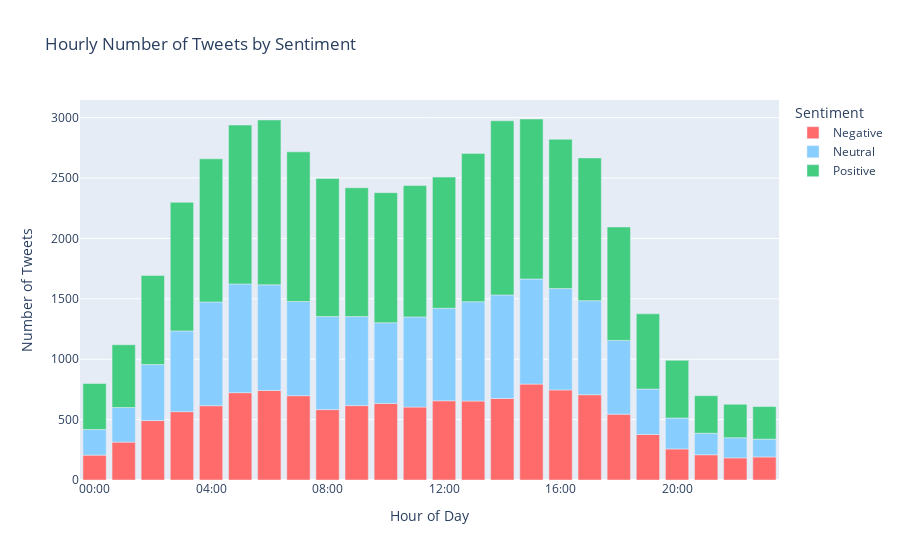

Write notebook code for a chart like this one.
### Code cell
#  Function to format the hour
def format_hour(h: int):
    return f"{h:02d}:00"

# Group by Sentiment and hour, and count the number of tweets
sentiment_hourly = data.groupby(['Sentiment', 'Prcsd_Hour'])['Tweet'].count().reset_index()
sentiment_hourly.columns = ['Sentiment', 'Hour of Day', 'Number of Tweets']
sentiment_hourly['Hour of Day'] = sentiment_hourly['Hour of Day'].apply(format_hour)

# Create a bar plot
fig = px.bar(
    sentiment_hourly,
    x='Hour of Day',
    y='Number of Tweets',
    color='Sentiment',
    color_discrete_sequence=['#FF6A6A', '#87CEFF', '#43CD80'],
    title='Hourly Number of Tweets by Sentiment',
)

# Customize the x-axis tick positions and labels
custom_x_ticks = [format_hour(h) for h in range(0, 24, 4)]  # Every 4 hours
fig.update_xaxes(
    tickvals=[format_hour(h) for h in range(0, 24, 4)],
    ticktext=custom_x_ticks,
)

fig.update_layout(
    xaxis_title='Hour of Day',
    yaxis_title='Number of Tweets',
    legend_title='Sentiment',
)

fig.show()

### Figure 1 — Plotly figure (JSON) as saved in the notebook; plotly's stock layout.template omitted (floating-point values rounded to 4 significant figures)
{"data": [{"alignmentgroup": "True", "hovertemplate": "Sentiment=Negative<br>Hour of Day=%{x}<br>Number of Tweets=%{y}<extra></extra>", "legendgroup": "Negative", "marker": {"color": "#FF6A6A", "pattern": {"shape": ""}}, "name": "Negative", "offsetgroup": "Negative", "orientation": "v", "showlegend": true, "textposition": "auto", "type": "bar", "x": ["00:00", "01:00", "02:00", "03:00", "04:00", "05:00", "06:00", "07:00", "08:00", "09:00", "10:00", "11:00", "12:00", "13:00", "14:00", "15:00", "16:00", "17:00", "18:00", "19:00", "20:00", "21:00", "22:00", "23:00"], "xaxis": "x", "y": [206, 314, 492, 566, 615, 723, 741, 698, 583, 616, 634, 604, 656, 654, 675, 794, 746, 706, 545, 377, 257, 209, 183, 191], "yaxis": "y"}, {"alignmentgroup": "True", "hovertemplate": "Sentiment=Neutral<br>Hour of Day=%{x}<br>Number of Tweets=%{y}<extra></extra>", "legendgroup": "Neutral", "marker": {"color": "#87CEFF", "pattern": {"shape": ""}}, "name": "Neutral", "offsetgroup": "Neutral", "orientation": "v", "showlegend": true, "textposition": "auto", "type": "bar", "x": ["00:00", "01:00", "02:00", "03:00", "04:00", "05:00", "06:00", "07:00", "08:00", "09:00", "10:00", "11:00", "12:00", "13:00", "14:00", "15:00", "16:00", "17:00", "18:00", "19:00", "20:00", "21:00", "22:00", "23:00"], "xaxis": "x", "y": [212, 286, 464, 668, 859, 900, 875, 780, 770, 737, 668, 746, 766, 822, 857, 870, 839, 779, 611, 376, 256, 178, 167, 147], "yaxis": "y"}, {"alignmentgroup": "True", "hovertemplate": "Sentiment=Positive<br>Hour of Day=%{x}<br>Number of Tweets=%{y}<extra></extra>", "legendgroup": "Positive", "marker": {"color": "#43CD80", "pattern": {"shape": ""}}, "name": "Positive", "offsetgroup": "Positive", "orientation": "v", "showlegend": true, "textposition": "auto", "type": "bar", "x": ["00:00", "01:00", "02:00", "03:00", "04:00", "05:00", "06:00", "07:00", "08:00", "09:00", "10:00", "11:00", "12:00", "13:00", "14:00", "15:00", "16:00", "17:00", "18:00", "19:00", "20:00", "21:00", "22:00", "23:00"], "xaxis": "x", "y": [381, 520, 737, 1065, 1185, 1316, 1365, 1239, 1144, 1067, 1077, 1088, 1086, 1228, 1442, 1325, 1236, 1182, 939, 623, 478, 311, 277, 270], "yaxis": "y"}], "layout": {"barmode": "relative", "legend": {"title": {"text": "Sentiment"}, "tracegroupgap": 0}, "title": {"text": "Hourly Number of Tweets by Sentiment"}, "xaxis": {"anchor": "y", "domain": [0, 1], "ticktext": ["00:00", "04:00", "08:00", "12:00", "16:00", "20:00"], "tickvals": ["00:00", "04:00", "08:00", "12:00", "16:00", "20:00"], "title": {"text": "Hour of Day"}}, "yaxis": {"anchor": "x", "domain": [0, 1], "title": {"text": "Number of Tweets"}}}}
